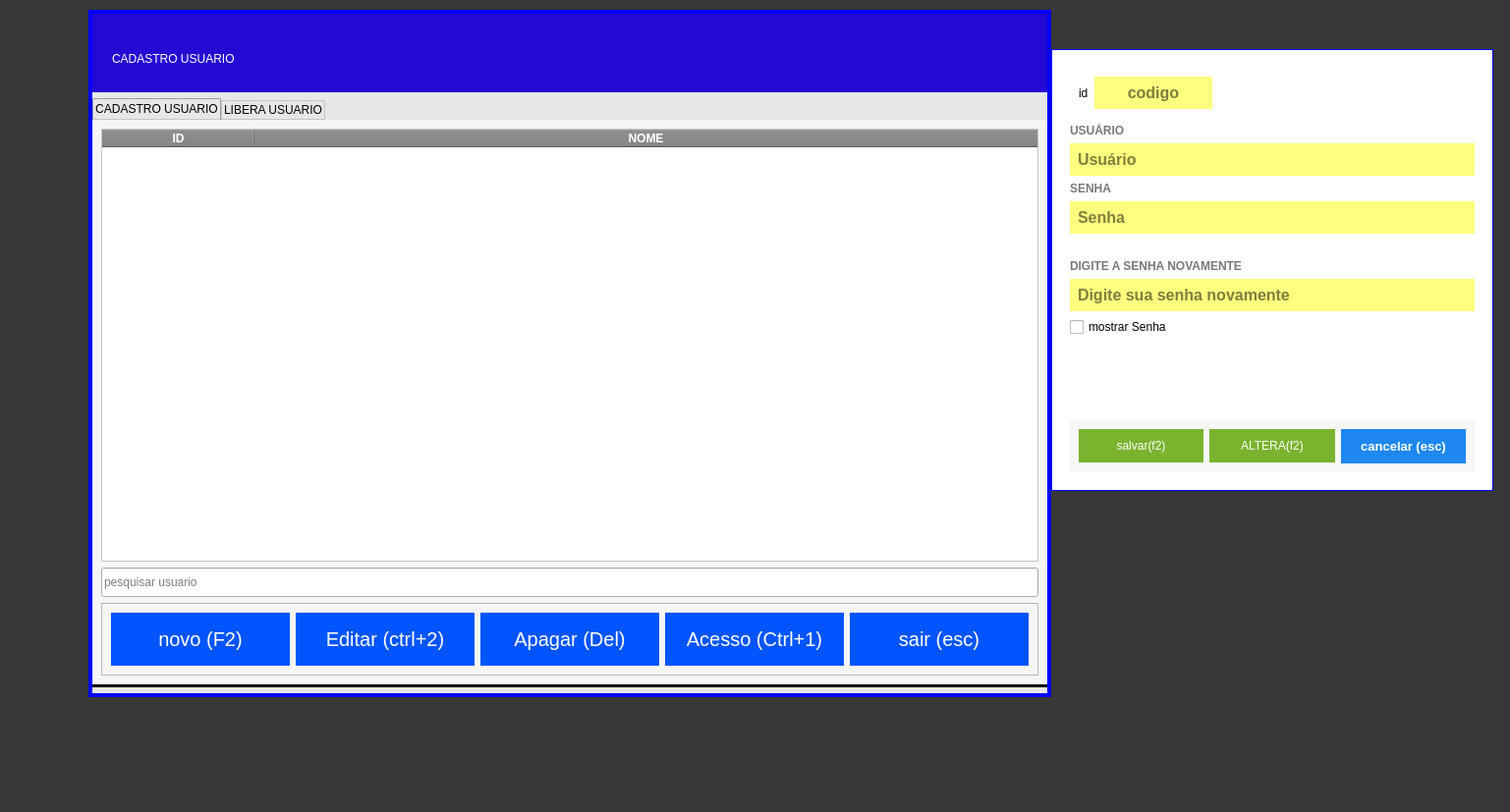
<?xml version="1.0" encoding="UTF-8"?>
<ui version="4.0">
 <class>ForPermissaoUsuario</class>
 <widget class="QWidget" name="ForPermissaoUsuario">
  <property name="windowModality">
   <enum>Qt::ApplicationModal</enum>
  </property>
  <property name="geometry">
   <rect>
    <x>0</x>
    <y>0</y>
    <width>1537</width>
    <height>827</height>
   </rect>
  </property>
  <property name="windowTitle">
   <string>Permissao usuario</string>
  </property>
  <property name="styleSheet">
   <string notr="true">
QWidget#ForPermissaoUsuario{
	background-color: rgb(0, 0, 0,0);
}</string>
  </property>
  <layout class="QVBoxLayout" name="verticalLayout_8">
   <property name="spacing">
    <number>0</number>
   </property>
   <property name="leftMargin">
    <number>0</number>
   </property>
   <property name="topMargin">
    <number>0</number>
   </property>
   <property name="rightMargin">
    <number>0</number>
   </property>
   <property name="bottomMargin">
    <number>0</number>
   </property>
   <item>
    <widget class="QWidget" name="widget" native="true">
     <property name="styleSheet">
      <string notr="true">
QWidget#widget{
	background-color: rgb(0, 0, 0,200);
}</string>
     </property>
     <widget class="QWidget" name="widget_2" native="true">
      <property name="geometry">
       <rect>
        <x>90</x>
        <y>10</y>
        <width>980</width>
        <height>700</height>
       </rect>
      </property>
      <property name="minimumSize">
       <size>
        <width>980</width>
        <height>700</height>
       </size>
      </property>
      <property name="maximumSize">
       <size>
        <width>950</width>
        <height>750</height>
       </size>
      </property>
      <property name="styleSheet">
       <string notr="true">
QWidget#widget_2{
text-transform: uppercase;
border:4px solid blue;
	background-color: rgb(231, 231, 231);
}</string>
      </property>
      <layout class="QVBoxLayout" name="verticalLayout_3">
       <property name="leftMargin">
        <number>1</number>
       </property>
       <property name="topMargin">
        <number>1</number>
       </property>
       <property name="rightMargin">
        <number>1</number>
       </property>
       <property name="bottomMargin">
        <number>1</number>
       </property>
       <item>
        <widget class="QWidget" name="widget_3" native="true">
         <property name="styleSheet">
          <string notr="true">text-transform: uppercase;</string>
         </property>
         <layout class="QVBoxLayout" name="verticalLayout_7">
          <property name="leftMargin">
           <number>3</number>
          </property>
          <property name="topMargin">
           <number>3</number>
          </property>
          <property name="rightMargin">
           <number>3</number>
          </property>
          <item>
           <widget class="QFrame" name="frame_2">
            <property name="minimumSize">
             <size>
              <width>0</width>
              <height>80</height>
             </size>
            </property>
            <property name="maximumSize">
             <size>
              <width>16777215</width>
              <height>80</height>
             </size>
            </property>
            <property name="styleSheet">
             <string notr="true">QFrame#frame_2{
color:red;
border: none;
background-color:#2408D4;}

QLabel{color: white;
background-color:transparent;
font: 75 15pt &quot;MS Shell Dlg 2&quot;;

}
</string>
            </property>
            <property name="frameShape">
             <enum>QFrame::StyledPanel</enum>
            </property>
            <property name="frameShadow">
             <enum>QFrame::Raised</enum>
            </property>
            <widget class="QLabel" name="label">
             <property name="geometry">
              <rect>
               <x>20</x>
               <y>30</y>
               <width>271</width>
               <height>31</height>
              </rect>
             </property>
             <property name="text">
              <string>CADASTRO USUARIO</string>
             </property>
            </widget>
           </widget>
          </item>
          <item>
           <widget class="QTabWidget" name="tabWCadastro">
            <property name="focusPolicy">
             <enum>Qt::ClickFocus</enum>
            </property>
            <property name="styleSheet">
             <string notr="true">QTabWidget:pane {
 border: 0px solid white ;
border-bottom:3px solid;
background: rgb(245, 245, 245);; 
}

QTabBar::tab {
    background: qlineargradient(x1: 0, y1: 0, x2: 0, y2: 1,
                                stop: 0 #E1E1E1, stop: 0.4 #DDDDDD,
                                stop: 0.5 #D8D8D8, stop: 1.0 #D3D3D3);
    border: 1px solid #C4C4C3;
    border-bottom-color: #C2C7CB; /* same as the pane color */
    border-top-left-radius: 1px;
    border-top-right-radius: 1px;
    min-width: 8ex;
    padding: 2px;
}

QTabBar::tab:selected, QTabBar::tab:hover {
    background: qlineargradient(x1: 0, y1: 0, x2: 0, y2: 1,
                                stop: 0 #fafafa, stop: 0.4 #f4f4f4,
                                stop: 0.5 #e7e7e7, stop: 1.0 #fafafa);
}

QTabBar::tab:selected {
    border-color: #9B9B9B;
    border-bottom-color: #C2C7CB; /* same as pane color */
}

QTabBar::tab:!selected {
    margin-top: 2px; /* make non-selected tabs look smaller */
}
QToolButton{
border:none;
	
	
padding:10px 30px
}
</string>
            </property>
            <property name="currentIndex">
             <number>0</number>
            </property>
            <property name="iconSize">
             <size>
              <width>25</width>
              <height>25</height>
             </size>
            </property>
            <property name="usesScrollButtons">
             <bool>false</bool>
            </property>
            <property name="tabsClosable">
             <bool>false</bool>
            </property>
            <property name="tabBarAutoHide">
             <bool>false</bool>
            </property>
            <widget class="QWidget" name="cadastrousuario">
             <attribute name="icon">
              <iconset>
               <normaloff>:/novo/13530435871582518280-32.png</normaloff>:/novo/13530435871582518280-32.png</iconset>
             </attribute>
             <attribute name="title">
              <string>CADASTRO USUARIO</string>
             </attribute>
             <layout class="QVBoxLayout" name="verticalLayout_2">
              <item>
               <widget class="QTableWidget" name="tb_CadastroUsuario">
                <property name="font">
                 <font>
                  <pointsize>12</pointsize>
                  <italic>false</italic>
                  <bold>false</bold>
                 </font>
                </property>
                <property name="cursor" stdset="0">
                 <cursorShape>PointingHandCursor</cursorShape>
                </property>
                <property name="focusPolicy">
                 <enum>Qt::WheelFocus</enum>
                </property>
                <property name="styleSheet">
                 <string notr="true">QTableWidget {
  background-color: white;
	font: 12pt &quot;MS Shell Dlg 2&quot;;
}

QTableWidget QHeaderView::section {
  background-color: gray;
  color: white;
  font-weight: bold;
}

QTableWidget::item {
  border: 0px solid black;
border-bottom:1px solid;

}

QTableWidget::item:selected {
  background-color: blue;
  color: white;
}
</string>
                </property>
                <property name="editTriggers">
                 <set>QAbstractItemView::NoEditTriggers</set>
                </property>
                <property name="tabKeyNavigation">
                 <bool>false</bool>
                </property>
                <property name="showDropIndicator" stdset="0">
                 <bool>false</bool>
                </property>
                <property name="selectionBehavior">
                 <enum>QAbstractItemView::SelectRows</enum>
                </property>
                <property name="sortingEnabled">
                 <bool>true</bool>
                </property>
                <property name="wordWrap">
                 <bool>true</bool>
                </property>
                <attribute name="horizontalHeaderDefaultSectionSize">
                 <number>155</number>
                </attribute>
                <attribute name="horizontalHeaderShowSortIndicator" stdset="0">
                 <bool>true</bool>
                </attribute>
                <attribute name="horizontalHeaderStretchLastSection">
                 <bool>true</bool>
                </attribute>
                <attribute name="verticalHeaderVisible">
                 <bool>false</bool>
                </attribute>
                <attribute name="verticalHeaderCascadingSectionResizes">
                 <bool>false</bool>
                </attribute>
                <column>
                 <property name="text">
                  <string>ID</string>
                 </property>
                </column>
                <column>
                 <property name="text">
                  <string>NOME</string>
                 </property>
                </column>
               </widget>
              </item>
              <item>
               <widget class="QLineEdit" name="tx_BuscaClientes">
                <property name="minimumSize">
                 <size>
                  <width>0</width>
                  <height>30</height>
                 </size>
                </property>
                <property name="placeholderText">
                 <string>pesquisar usuario</string>
                </property>
               </widget>
              </item>
              <item>
               <widget class="QFrame" name="frame_3">
                <property name="styleSheet">
                 <string notr="true">QPushButton{
	text-align:center;
	color:#fff;
	border:0px;
	
	font-size:20px;
	cursor: pointer;
	background-color: rgb(0, 85, 255);
padding:15px 15px;
}
QPushButton:hover{
background-color:#3668ff;
}


</string>
                </property>
                <property name="frameShape">
                 <enum>QFrame::StyledPanel</enum>
                </property>
                <property name="frameShadow">
                 <enum>QFrame::Raised</enum>
                </property>
                <layout class="QHBoxLayout" name="horizontalLayout">
                 <item>
                  <widget class="QPushButton" name="bt_adicionar_usuario">
                   <property name="focusPolicy">
                    <enum>Qt::NoFocus</enum>
                   </property>
                   <property name="text">
                    <string>novo (F2)</string>
                   </property>
                   <property name="shortcut">
                    <string>F2</string>
                   </property>
                   <property name="autoDefault">
                    <bool>false</bool>
                   </property>
                  </widget>
                 </item>
                 <item>
                  <widget class="QPushButton" name="bt_edita_usuario">
                   <property name="focusPolicy">
                    <enum>Qt::NoFocus</enum>
                   </property>
                   <property name="text">
                    <string>Editar (ctrl+2)</string>
                   </property>
                   <property name="shortcut">
                    <string>Ctrl+2</string>
                   </property>
                   <property name="autoDefault">
                    <bool>false</bool>
                   </property>
                  </widget>
                 </item>
                 <item>
                  <widget class="QPushButton" name="Apagar_Usuario">
                   <property name="focusPolicy">
                    <enum>Qt::NoFocus</enum>
                   </property>
                   <property name="text">
                    <string>Apagar (Del)</string>
                   </property>
                   <property name="shortcut">
                    <string>Del</string>
                   </property>
                   <property name="autoDefault">
                    <bool>false</bool>
                   </property>
                  </widget>
                 </item>
                 <item>
                  <widget class="QPushButton" name="Libera_acesso_User">
                   <property name="focusPolicy">
                    <enum>Qt::NoFocus</enum>
                   </property>
                   <property name="text">
                    <string>Acesso (Ctrl+1)</string>
                   </property>
                   <property name="shortcut">
                    <string>Ctrl+1</string>
                   </property>
                  </widget>
                 </item>
                 <item>
                  <widget class="QPushButton" name="bt_cancelar">
                   <property name="focusPolicy">
                    <enum>Qt::NoFocus</enum>
                   </property>
                   <property name="text">
                    <string>sair (esc)</string>
                   </property>
                   <property name="shortcut">
                    <string>Esc</string>
                   </property>
                  </widget>
                 </item>
                </layout>
               </widget>
              </item>
             </layout>
            </widget>
            <widget class="QWidget" name="liberausuario">
             <attribute name="title">
              <string>LIBERA USUARIO</string>
             </attribute>
             <layout class="QVBoxLayout" name="verticalLayout">
              <item>
               <widget class="QScrollArea" name="scrollArea">
                <property name="focusPolicy">
                 <enum>Qt::NoFocus</enum>
                </property>
                <property name="widgetResizable">
                 <bool>true</bool>
                </property>
                <widget class="QWidget" name="scrollAreaWidgetContents">
                 <property name="geometry">
                  <rect>
                   <x>0</x>
                   <y>0</y>
                   <width>952</width>
                   <height>544</height>
                  </rect>
                 </property>
                 <layout class="QVBoxLayout" name="verticalLayout_5">
                  <item>
                   <widget class="QWidget" name="widSim" native="true">
                    <property name="minimumSize">
                     <size>
                      <width>0</width>
                      <height>30</height>
                     </size>
                    </property>
                    <property name="maximumSize">
                     <size>
                      <width>16777215</width>
                      <height>60</height>
                     </size>
                    </property>
                    <property name="styleSheet">
                     <string notr="true">QPushButton{
	text-align:center;
	color:#fff;
	border:0px;
	
	font-size:20px;
	cursor: pointer;
	background-color: rgb(0, 85, 255);
padding:10px 15px;
}
QPushButton:hover{
background-color:#3668ff;
}


</string>
                    </property>
                    <layout class="QHBoxLayout" name="horizontalLayout_3">
                     <item>
                      <widget class="QPushButton" name="bt_liberaUser">
                       <property name="focusPolicy">
                        <enum>Qt::ClickFocus</enum>
                       </property>
                       <property name="text">
                        <string>Salvar (f2)</string>
                       </property>
                       <property name="shortcut">
                        <string>F2</string>
                       </property>
                      </widget>
                     </item>
                     <item>
                      <widget class="QPushButton" name="printar">
                       <property name="text">
                        <string>printa</string>
                       </property>
                      </widget>
                     </item>
                     <item>
                      <widget class="QCheckBox" name="checkBox">
                       <property name="text">
                        <string>marca todos</string>
                       </property>
                      </widget>
                     </item>
                     <item>
                      <spacer name="horizontalSpacer_3">
                       <property name="orientation">
                        <enum>Qt::Horizontal</enum>
                       </property>
                       <property name="sizeHint" stdset="0">
                        <size>
                         <width>40</width>
                         <height>20</height>
                        </size>
                       </property>
                      </spacer>
                     </item>
                     <item>
                      <widget class="QLabel" name="label_2">
                       <property name="styleSheet">
                        <string notr="true">font: 22pt &quot;Segoe UI&quot;;</string>
                       </property>
                       <property name="text">
                        <string>liberar acessos usuarios</string>
                       </property>
                      </widget>
                     </item>
                     <item>
                      <spacer name="horizontalSpacer">
                       <property name="orientation">
                        <enum>Qt::Horizontal</enum>
                       </property>
                       <property name="sizeHint" stdset="0">
                        <size>
                         <width>40</width>
                         <height>20</height>
                        </size>
                       </property>
                      </spacer>
                     </item>
                    </layout>
                   </widget>
                  </item>
                  <item>
                   <widget class="QTableWidget" name="tableWidget">
                    <property name="focusPolicy">
                     <enum>Qt::WheelFocus</enum>
                    </property>
                    <property name="styleSheet">
                     <string notr="true">QTableWidget {
  background-color: white;
	font: 12pt &quot;MS Shell Dlg 2&quot;;
	selection-color: rgb(255, 255, 255);
	selection-background-color: rgb(39, 77, 116);
}

QTableWidget QHeaderView::section {
  background-color: gray;
  color: white;
  font-weight: bold;
}


</string>
                    </property>
                    <property name="editTriggers">
                     <set>QAbstractItemView::NoEditTriggers</set>
                    </property>
                    <property name="tabKeyNavigation">
                     <bool>false</bool>
                    </property>
                    <property name="showDropIndicator" stdset="0">
                     <bool>false</bool>
                    </property>
                    <property name="dragDropOverwriteMode">
                     <bool>false</bool>
                    </property>
                    <property name="selectionMode">
                     <enum>QAbstractItemView::SingleSelection</enum>
                    </property>
                    <property name="selectionBehavior">
                     <enum>QAbstractItemView::SelectRows</enum>
                    </property>
                    <attribute name="verticalHeaderVisible">
                     <bool>false</bool>
                    </attribute>
                    <column>
                     <property name="text">
                      <string>descriçao</string>
                     </property>
                    </column>
                    <column>
                     <property name="text">
                      <string>acesso</string>
                     </property>
                    </column>
                    <column>
                     <property name="text">
                      <string>S</string>
                     </property>
                    </column>
                   </widget>
                  </item>
                  <item>
                   <widget class="QFrame" name="frame_5">
                    <property name="frameShape">
                     <enum>QFrame::StyledPanel</enum>
                    </property>
                    <property name="frameShadow">
                     <enum>QFrame::Raised</enum>
                    </property>
                    <layout class="QHBoxLayout" name="horizontalLayout_4">
                     <item>
                      <widget class="QLabel" name="label_4">
                       <property name="text">
                        <string>codigo</string>
                       </property>
                       <property name="alignment">
                        <set>Qt::AlignLeading|Qt::AlignLeft|Qt::AlignVCenter</set>
                       </property>
                       <property name="wordWrap">
                        <bool>false</bool>
                       </property>
                       <property name="margin">
                        <number>0</number>
                       </property>
                       <property name="indent">
                        <number>0</number>
                       </property>
                      </widget>
                     </item>
                     <item>
                      <widget class="QLabel" name="lb_codUSer">
                       <property name="minimumSize">
                        <size>
                         <width>100</width>
                         <height>0</height>
                        </size>
                       </property>
                       <property name="styleSheet">
                        <string notr="true">background-color: rgb(202, 202, 202);
font: 20pt &quot;Segoe UI&quot;;
color:black</string>
                       </property>
                       <property name="text">
                        <string/>
                       </property>
                       <property name="alignment">
                        <set>Qt::AlignCenter</set>
                       </property>
                      </widget>
                     </item>
                     <item>
                      <widget class="QLabel" name="label_5">
                       <property name="text">
                        <string>nome</string>
                       </property>
                       <property name="alignment">
                        <set>Qt::AlignLeading|Qt::AlignLeft|Qt::AlignVCenter</set>
                       </property>
                      </widget>
                     </item>
                     <item>
                      <widget class="QLabel" name="lb_Descuser">
                       <property name="minimumSize">
                        <size>
                         <width>200</width>
                         <height>0</height>
                        </size>
                       </property>
                       <property name="styleSheet">
                        <string notr="true">background-color: rgb(202, 202, 202);
font: 20pt &quot;Segoe UI&quot;;
color:black</string>
                       </property>
                       <property name="text">
                        <string/>
                       </property>
                      </widget>
                     </item>
                     <item>
                      <spacer name="horizontalSpacer_2">
                       <property name="orientation">
                        <enum>Qt::Horizontal</enum>
                       </property>
                       <property name="sizeHint" stdset="0">
                        <size>
                         <width>40</width>
                         <height>20</height>
                        </size>
                       </property>
                      </spacer>
                     </item>
                     <item>
                      <widget class="QPushButton" name="bt_ReturnCadastroUser">
                       <property name="focusPolicy">
                        <enum>Qt::ClickFocus</enum>
                       </property>
                       <property name="styleSheet">
                        <string notr="true">QPushButton {
	background-color: rgb(181, 0, 0);
color: #FFF;
border:none;
padding:10px;
 }
QPushButton:hover{
background-color: #40a286
}</string>
                       </property>
                       <property name="text">
                        <string>Cadastro usuario (esc)</string>
                       </property>
                       <property name="shortcut">
                        <string>Esc</string>
                       </property>
                      </widget>
                     </item>
                    </layout>
                   </widget>
                  </item>
                 </layout>
                </widget>
               </widget>
              </item>
             </layout>
            </widget>
           </widget>
          </item>
         </layout>
        </widget>
       </item>
      </layout>
     </widget>
     <widget class="QWidget" name="widget_4" native="true">
      <property name="geometry">
       <rect>
        <x>1070</x>
        <y>50</y>
        <width>450</width>
        <height>450</height>
       </rect>
      </property>
      <property name="minimumSize">
       <size>
        <width>450</width>
        <height>450</height>
       </size>
      </property>
      <property name="maximumSize">
       <size>
        <width>16777215</width>
        <height>450</height>
       </size>
      </property>
      <property name="styleSheet">
       <string notr="true">text-transform: uppercase;</string>
      </property>
      <layout class="QVBoxLayout" name="verticalLayout_11">
       <item>
        <widget class="QFrame" name="fr_FormUsuario">
         <property name="styleSheet">
          <string notr="true">QFrame{
	background-color: rgb(255, 255, 255);
border:1px solid blue;
}
</string>
         </property>
         <property name="frameShape">
          <enum>QFrame::StyledPanel</enum>
         </property>
         <property name="frameShadow">
          <enum>QFrame::Raised</enum>
         </property>
         <layout class="QVBoxLayout" name="verticalLayout_6">
          <item>
           <widget class="QFrame" name="frame_4">
            <property name="styleSheet">
             <string notr="true">
QFrame{

border:0px solid blue;
}
QLineEdit{
background-color: rgb(255, 255, 127);
font-size: 16px;
font-family: &quot;Arial&quot;;
font-weight: bold;
color: rgb(0, 0, 0);
border:none;
border-bottom-left-radius:0px;
border-bottom-right-radius:0px;
border-top-left-radius:0px;
padding:6px
}
QLineEdit:focus{
	background-color: rgb(226, 226, 226);
}
</string>
            </property>
            <property name="frameShape">
             <enum>QFrame::StyledPanel</enum>
            </property>
            <property name="frameShadow">
             <enum>QFrame::Raised</enum>
            </property>
            <layout class="QVBoxLayout" name="verticalLayout_4">
             <item>
              <widget class="QFrame" name="frame_6">
               <property name="frameShape">
                <enum>QFrame::StyledPanel</enum>
               </property>
               <property name="frameShadow">
                <enum>QFrame::Raised</enum>
               </property>
               <layout class="QHBoxLayout" name="horizontalLayout_5">
                <item>
                 <widget class="QLabel" name="label_3">
                  <property name="styleSheet">
                   <string notr="true">font: 16pt &quot;Segoe UI&quot;;</string>
                  </property>
                  <property name="text">
                   <string>id</string>
                  </property>
                 </widget>
                </item>
                <item>
                 <widget class="QLineEdit" name="tx_codigo_id">
                  <property name="maximumSize">
                   <size>
                    <width>120</width>
                    <height>16777215</height>
                   </size>
                  </property>
                  <property name="focusPolicy">
                   <enum>Qt::NoFocus</enum>
                  </property>
                  <property name="styleSheet">
                   <string notr="true">QLineEdit{
background-color: rgb(255, 255, 127);
font-size: 16px;
font-family: &quot;Arial&quot;;
font-weight: bold;
color: rgb(0, 0, 0);
border:none;
border-bottom-left-radius:0px;
border-bottom-right-radius:0px;
border-top-left-radius:0px;
padding:6px
}
QLineEdit:focus{
	background-color: rgb(226, 226, 226);
}
</string>
                  </property>
                  <property name="alignment">
                   <set>Qt::AlignCenter</set>
                  </property>
                  <property name="placeholderText">
                   <string>codigo</string>
                  </property>
                 </widget>
                </item>
                <item>
                 <spacer name="horizontalSpacer_4">
                  <property name="orientation">
                   <enum>Qt::Horizontal</enum>
                  </property>
                  <property name="sizeHint" stdset="0">
                   <size>
                    <width>40</width>
                    <height>20</height>
                   </size>
                  </property>
                 </spacer>
                </item>
               </layout>
              </widget>
             </item>
             <item>
              <widget class="QLabel" name="lb_FormFornecedor_21">
               <property name="styleSheet">
                <string notr="true">QLabel{
font-size: 12px;
font-family: &quot;Arial Unicode MS&quot;;
font-weight: bold;
color: #797979
}</string>
               </property>
               <property name="text">
                <string>USUÁRIO</string>
               </property>
              </widget>
             </item>
             <item>
              <widget class="QLineEdit" name="tx_usuario">
               <property name="focusPolicy">
                <enum>Qt::StrongFocus</enum>
               </property>
               <property name="styleSheet">
                <string notr="true"/>
               </property>
               <property name="maxLength">
                <number>15</number>
               </property>
               <property name="placeholderText">
                <string>Usuário</string>
               </property>
              </widget>
             </item>
             <item>
              <widget class="QLabel" name="lb_FormFornecedor_23">
               <property name="styleSheet">
                <string notr="true">QLabel{
font-size: 12px;
font-family: &quot;Arial Unicode MS&quot;;
font-weight: bold;
color: #797979
}</string>
               </property>
               <property name="text">
                <string>SENHA</string>
               </property>
              </widget>
             </item>
             <item>
              <widget class="QLineEdit" name="tx_senha">
               <property name="focusPolicy">
                <enum>Qt::WheelFocus</enum>
               </property>
               <property name="styleSheet">
                <string notr="true"/>
               </property>
               <property name="maxLength">
                <number>64</number>
               </property>
               <property name="echoMode">
                <enum>QLineEdit::Password</enum>
               </property>
               <property name="placeholderText">
                <string>Senha</string>
               </property>
              </widget>
             </item>
             <item>
              <widget class="QLabel" name="lb_erosenha">
               <property name="styleSheet">
                <string notr="true">font: 16pt &quot;MS Shell Dlg 2&quot;;
color: rgb(255, 255, 255);</string>
               </property>
               <property name="text">
                <string/>
               </property>
              </widget>
             </item>
             <item>
              <widget class="QLabel" name="lb_FormFornecedor_24">
               <property name="styleSheet">
                <string notr="true">QLabel{
font-size: 12px;
font-family: &quot;Arial Unicode MS&quot;;
font-weight: bold;
color: #797979
}</string>
               </property>
               <property name="text">
                <string>DIGITE A SENHA NOVAMENTE</string>
               </property>
              </widget>
             </item>
             <item>
              <widget class="QLineEdit" name="tx_senha2">
               <property name="focusPolicy">
                <enum>Qt::WheelFocus</enum>
               </property>
               <property name="styleSheet">
                <string notr="true"/>
               </property>
               <property name="maxLength">
                <number>64</number>
               </property>
               <property name="echoMode">
                <enum>QLineEdit::Password</enum>
               </property>
               <property name="placeholderText">
                <string>Digite sua senha novamente</string>
               </property>
              </widget>
             </item>
             <item>
              <widget class="QCheckBox" name="ch_mostrSenha">
               <property name="focusPolicy">
                <enum>Qt::StrongFocus</enum>
               </property>
               <property name="text">
                <string>mostrar Senha</string>
               </property>
              </widget>
             </item>
             <item>
              <spacer name="verticalSpacer">
               <property name="orientation">
                <enum>Qt::Vertical</enum>
               </property>
               <property name="sizeHint" stdset="0">
                <size>
                 <width>20</width>
                 <height>40</height>
                </size>
               </property>
              </spacer>
             </item>
             <item>
              <widget class="QFrame" name="frame">
               <property name="styleSheet">
                <string notr="true">
background: #F7F7F7</string>
               </property>
               <property name="frameShape">
                <enum>QFrame::StyledPanel</enum>
               </property>
               <property name="frameShadow">
                <enum>QFrame::Raised</enum>
               </property>
               <layout class="QHBoxLayout" name="horizontalLayout_2">
                <item>
                 <widget class="QPushButton" name="bt_salvarUser">
                  <property name="focusPolicy">
                   <enum>Qt::ClickFocus</enum>
                  </property>
                  <property name="styleSheet">
                   <string notr="true">QPushButton {
background-color: #7AB32E;
color: #FFF;
border:none;
padding:10px;
 }
QPushButton:hover{
background-color: #40a286
}</string>
                  </property>
                  <property name="text">
                   <string>salvar(f2)</string>
                  </property>
                  <property name="shortcut">
                   <string>F2</string>
                  </property>
                 </widget>
                </item>
                <item>
                 <widget class="QPushButton" name="bt_altera">
                  <property name="cursor">
                   <cursorShape>PointingHandCursor</cursorShape>
                  </property>
                  <property name="focusPolicy">
                   <enum>Qt::ClickFocus</enum>
                  </property>
                  <property name="styleSheet">
                   <string notr="true">QPushButton {
background-color: #7AB32E;
color: #FFF;
border:none;
padding:10px;
 }
QPushButton:hover{
background-color: #40a286
}</string>
                  </property>
                  <property name="text">
                   <string>ALTERA(f2)</string>
                  </property>
                  <property name="shortcut">
                   <string>F2</string>
                  </property>
                 </widget>
                </item>
                <item>
                 <widget class="QPushButton" name="bt_Voltar">
                  <property name="font">
                   <font>
                    <pointsize>10</pointsize>
                    <bold>true</bold>
                   </font>
                  </property>
                  <property name="cursor">
                   <cursorShape>PointingHandCursor</cursorShape>
                  </property>
                  <property name="focusPolicy">
                   <enum>Qt::ClickFocus</enum>
                  </property>
                  <property name="contextMenuPolicy">
                   <enum>Qt::ActionsContextMenu</enum>
                  </property>
                  <property name="styleSheet">
                   <string notr="true">QPushButton {
background-color: #1E87F0;
color: #FFF;
border:none;
padding:10px;
 }
QPushButton:hover{
background-color: #40a286
}</string>
                  </property>
                  <property name="text">
                   <string>cancelar (esc)</string>
                  </property>
                  <property name="iconSize">
                   <size>
                    <width>75</width>
                    <height>35</height>
                   </size>
                  </property>
                  <property name="shortcut">
                   <string>Esc</string>
                  </property>
                 </widget>
                </item>
               </layout>
              </widget>
             </item>
            </layout>
           </widget>
          </item>
         </layout>
        </widget>
       </item>
      </layout>
     </widget>
    </widget>
   </item>
  </layout>
 </widget>
 <tabstops>
  <tabstop>tb_CadastroUsuario</tabstop>
  <tabstop>tableWidget</tabstop>
  <tabstop>tx_usuario</tabstop>
  <tabstop>tx_senha</tabstop>
  <tabstop>tx_senha2</tabstop>
  <tabstop>ch_mostrSenha</tabstop>
  <tabstop>scrollArea</tabstop>
  <tabstop>bt_altera</tabstop>
 </tabstops>
 <resources/>
 <connections/>
</ui>
